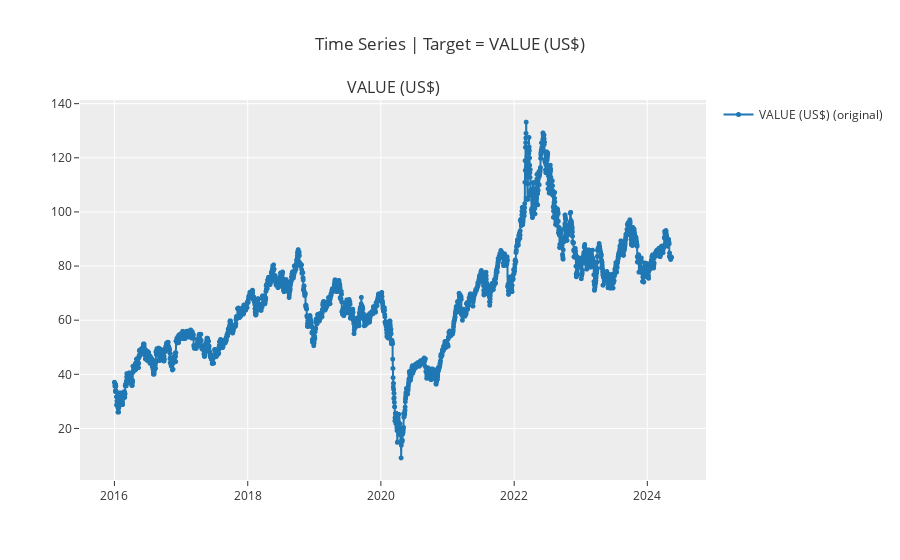

This figure's notebook cell:
### Code cell
experiment_uni.plot_model()

### Figure 1 — Plotly figure (JSON) as saved in the notebook; plotly's stock layout.template omitted (floating-point values rounded to 4 significant figures; data arrays with more than 128 entries replaced by an {"elided": "..."} marker saying what was removed)
{"data": [{"line": {"color": "rgb(31, 119, 180)", "width": 2}, "marker": {"color": "rgb(31, 119, 180)", "size": 5}, "mode": "lines+markers", "name": "VALUE (US$) (original)", "type": "scattergl", "x": {"elided": "3056 str values"}, "xaxis": "x", "y": {"elided": "3056 float values"}, "yaxis": "y"}], "layout": {"annotations": [{"font": {"size": 16}, "showarrow": false, "text": "VALUE (US$)", "x": 0.5, "xanchor": "center", "xref": "paper", "y": 1, "yanchor": "bottom", "yref": "paper"}], "showlegend": true, "title": {"text": "Time Series | Target = VALUE (US$)"}, "xaxis": {"anchor": "y", "domain": [0, 1]}, "yaxis": {"anchor": "x", "domain": [0, 1]}}}
